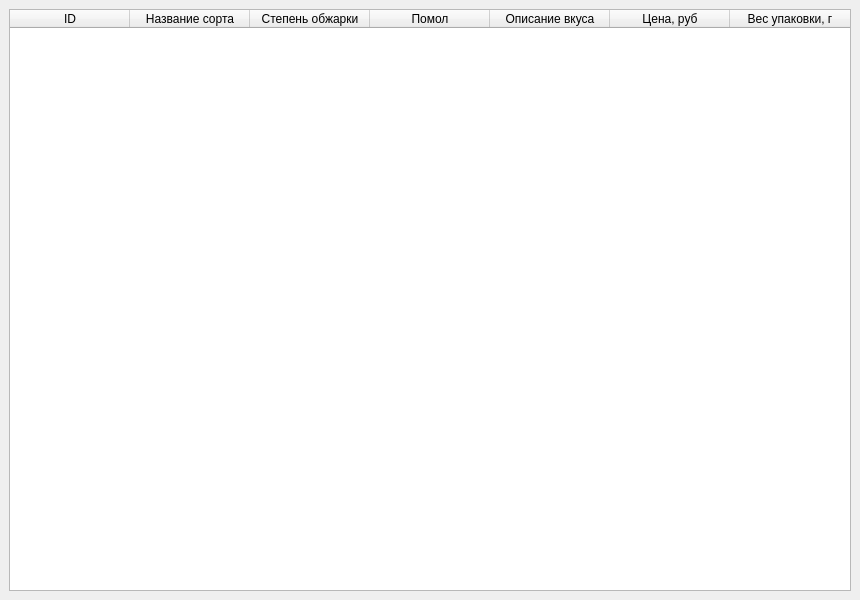
<?xml version="1.0" encoding="UTF-8"?>
<ui version="4.0">
 <class>MainWindow</class>
 <widget class="QMainWindow" name="MainWindow">
  <property name="geometry">
   <rect>
    <x>0</x>
    <y>0</y>
    <width>860</width>
    <height>600</height>
   </rect>
  </property>
  <property name="windowTitle">
   <string>Латте макиато</string>
  </property>
  <widget class="QWidget" name="centralwidget">
   <layout class="QGridLayout" name="gridLayout">
    <item row="0" column="0">
     <widget class="QTableWidget" name="tableWidget">
      <property name="showGrid">
       <bool>true</bool>
      </property>
      <property name="gridStyle">
       <enum>Qt::NoPen</enum>
      </property>
      <property name="rowCount">
       <number>0</number>
      </property>
      <attribute name="horizontalHeaderVisible">
       <bool>true</bool>
      </attribute>
      <attribute name="horizontalHeaderCascadingSectionResizes">
       <bool>false</bool>
      </attribute>
      <attribute name="horizontalHeaderMinimumSectionSize">
       <number>39</number>
      </attribute>
      <attribute name="horizontalHeaderDefaultSectionSize">
       <number>120</number>
      </attribute>
      <attribute name="horizontalHeaderShowSortIndicator" stdset="0">
       <bool>false</bool>
      </attribute>
      <attribute name="horizontalHeaderStretchLastSection">
       <bool>false</bool>
      </attribute>
      <attribute name="verticalHeaderVisible">
       <bool>false</bool>
      </attribute>
      <attribute name="verticalHeaderCascadingSectionResizes">
       <bool>false</bool>
      </attribute>
      <attribute name="verticalHeaderDefaultSectionSize">
       <number>120</number>
      </attribute>
      <column>
       <property name="text">
        <string>ID</string>
       </property>
      </column>
      <column>
       <property name="text">
        <string>Название сорта</string>
       </property>
      </column>
      <column>
       <property name="text">
        <string>Степень обжарки</string>
       </property>
      </column>
      <column>
       <property name="text">
        <string>Помол</string>
       </property>
      </column>
      <column>
       <property name="text">
        <string>Описание вкуса</string>
       </property>
      </column>
      <column>
       <property name="text">
        <string>Цена, руб</string>
       </property>
      </column>
      <column>
       <property name="text">
        <string>Вес упаковки, г</string>
       </property>
      </column>
     </widget>
    </item>
   </layout>
  </widget>
 </widget>
 <resources/>
 <connections/>
</ui>
